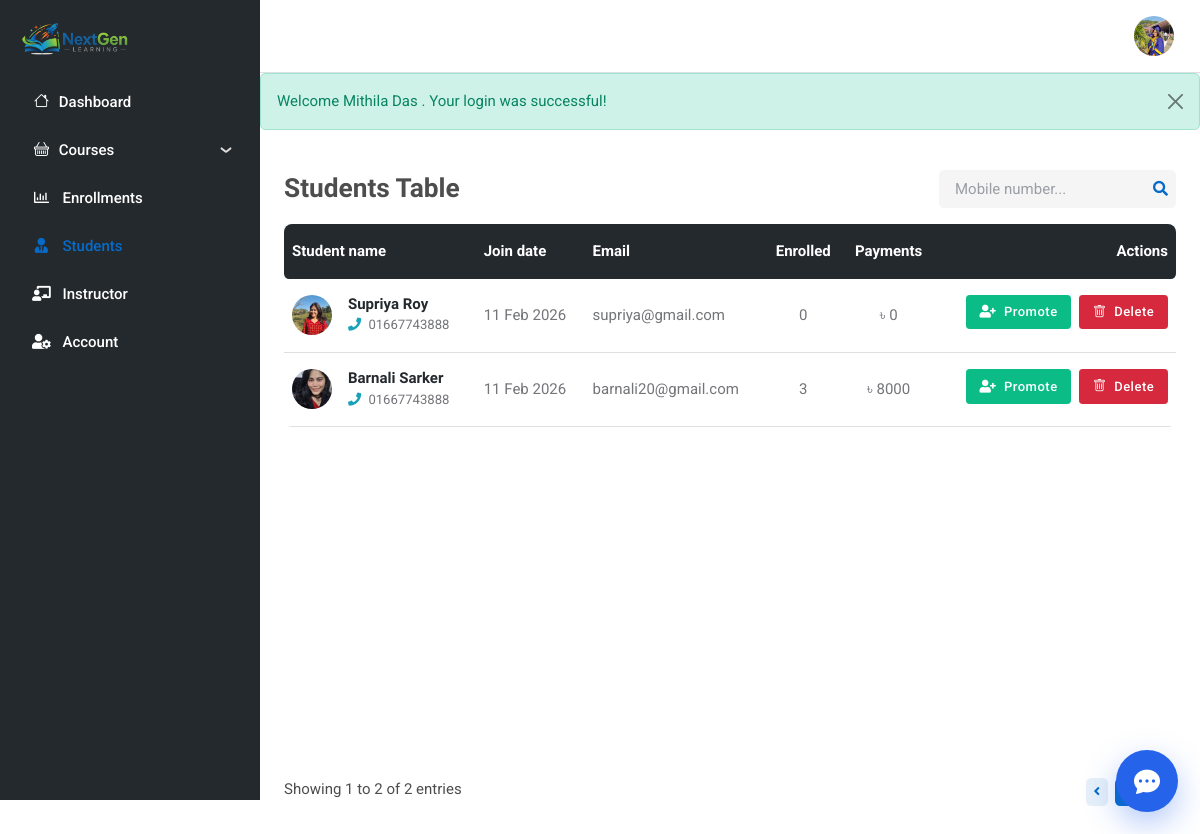
The app's page /admin/all_students.php?phone=01667743888 (signed in) with its own data.
### tables this page shows
CREATE TABLE `users` (
  `id` int(11) NOT NULL,
  `role` enum('student','admin','instructor') NOT NULL DEFAULT 'student',
  `first_name` varchar(255) NOT NULL,
  `last_name` varchar(255) NOT NULL,
  `phone` varchar(255) NOT NULL,
  `email` varchar(255) NOT NULL,
  `password` varchar(255) NOT NULL,
  `avatar` varchar(255) DEFAULT NULL,
  `created_at` datetime NOT NULL DEFAULT current_timestamp(),
  `updated_at` datetime NOT NULL DEFAULT current_timestamp()
);

### includes/helpers.php (called while the page is built, shortened)
<?php
function is_active_page($page_name, $query_key = null, $query_value = null)
{
    $current_page = basename($_SERVER['PHP_SELF']);
    if ($current_page == $page_name) {
        return 'active';
    }
    return '';
}
function format_date($date)
{
    $date_obj = new DateTime($date);
    return $date_obj->format('d M Y');
}
function isUser($role) {
    return $_SESSION['user_role'] == $role;
}

### includes/get_records.php (called while the page is built, shortened)
<?php
function get_records_by_conditions_with_pagination(
  $conn,
  $table_name,
  $conditions,
  $limit,
  $offset
) {
  $sql = "
    SELECT *
    FROM $table_name
    WHERE $conditions
    ORDER BY id DESC
    LIMIT $limit OFFSET $offset
  ";
  $results = [];
  if ($result = $conn->query($sql)) {
    while ($row = $result->fetch_assoc()) {
      $results[] = $row;
    }
  } else {
    $_SESSION['error_message'] = "Error: " . $conn->error;
  }
  $count_sql = "
    SELECT COUNT(*) AS total
    FROM $table_name
    WHERE $conditions
  ";
  $total_records = 0;
  if ($count_result = $conn->query($count_sql)) {
    $total_row = $count_result->fetch_assoc();
    $total_records = $total_row['total'];
  }
  return [
    'data'  => $results,
    'total' => $total_records
  ];
}

### includes/get_totals.php (called while the page is built, shortened)
<?php
function total_course_enrolled($conn, $user_id)
{
  $sql = "SELECT COUNT(*) AS count FROM enrollments WHERE user_id = $user_id AND status = 'success'";
  $result = mysqli_query($conn, $sql);
  $row = mysqli_fetch_assoc($result);
  return $row['count'] ?? 0;
}
function total_payment($conn, $user_id)
{
  $sql = "SELECT SUM(c.price) AS total_payment FROM enrollments e JOIN courses c ON e.course_id = c.id WHERE e.user_id = $user_id AND e.status = 'success'";
  $result = mysqli_query($conn, $sql);
  $row = mysqli_fetch_assoc($result);
  return $row['total_payment'] ?? 0;
}

### includes/get_user_by_id.php (called while the page is built, shortened)
<?php
function get_user($conn, $user_id)
{
    $stmt = $conn->prepare("SELECT * FROM users WHERE id = ?");
    $stmt->bind_param("s", $user_id);
    if (!$stmt->execute()) {
        echo "Error executing query: " . $stmt->error;
        return null;
    }
    $result = $stmt->get_result();
    if ($result->num_rows > 0) {
        $user = $result->fetch_assoc();
        return $user;
    } else {
        echo "No user found with the given email.";
        $stmt->close();
        return null;
    }
}
?>

### admin/all_students.php (the view, shortened to what this page needs)
<?php
include('../includes/db.php');
include('../includes/helpers.php');
include('../includes/get_records.php');
include('../includes/get_totals.php');
$limit = 10;
$page = isset($_GET['page']) ? (int)$_GET['page'] : 1;
$offset = ($page - 1) * $limit;
$conditions = "role = 'student'" . (isset($_GET['phone']) ? " AND phone LIKE '%" . $_GET['phone'] . "%'" : '');
$result = get_records_by_conditions_with_pagination($conn, 'users', $conditions, $limit, $offset);
$users = $result['data'];
?>
<div class="page-content-wrapper border-none shadow-none m-0">
  <div class="row mb-3">
    <div class="col-12 d-sm-flex justify-content-between align-items-center">
      <h4 class="mb-2 mb-sm-0">Students Table</h4>
      <div class="nav my-3 my-xl-0 flex-nowrap align-items-center">
        <div class="nav-item w-100">
          <form class="position-relative" action="<?= $_SERVER['PHP_SELF'] ?>" method="get">
            <input class="form-control pe-5 bg-secondary bg-opacity-10 border-0" name="phone" type="search" placeholder="Mobile number..." aria-label="Search">
            <button class="bg-transparent px-2 py-0 border-0 position-absolute top-50 end-0 translate-middle-y" type="submit"><i class="fas fa-search fs-6 text-primary"></i></button>
          </form>
        </div>
      </div>
    </div>
  </div>
  <div class="card-body">
    <div class="table-responsive border-0 rounded-3">
      <table class="table table-dark-gray align-middle p-4 mb-0 table-hover">
        <thead>
          <tr>
            <th scope="col" class="border-0 rounded-start">Student name</th>
            <th scope="col" class="border-0">Join date</th>
            <th scope="col" class="border-0">Email</th>
            <th scope="col" class="border-0 text-center">Enrolled</th>
            <th scope="col" class="border-0 text-center">Payments</th>
            <?php if(isUser('admin')): ?>
            <th scope="col" class="border-0 rounded-end text-end">Actions</th>
            <?php endif; ?>
          </tr>
        </thead>
        <tbody>
          <?php foreach ($users as $user) : ?>
            <tr>
              <td>
                <div class="d-flex align-items-center position-relative">
                  <div class="custom-avatar">
                    <img src="../uploads/img/users/<?= $user['avatar'] ? $user['avatar'] : 'blank.png' ?>" class="custom-avatar" alt="">
                  </div>
                  <div class="mb-0 ms-3">
                    <h6 class="mb-0">
                      <a href="#" class="stretched-link">
                        <?= $user['first_name'] ?>
                        <?= $user['last_name'] ?>
                      </a>
                    </h6>
                    <span class="text-body small">
                      <i class="fas fa-phone text-info me-1 mt-1"></i>
                      <?= $user['phone'] ?>
                    </span>
                  </div>
                </div>
              </td>
              <td><?= format_date($user['created_at']) ?></td>
              <td><?= $user['email'] ?></td>
              <td class="text-center"><?= total_course_enrolled($conn, $user['id']) ?></td>
              <td class="text-center">৳ <?= total_payment($conn, $user['id']) ?></td>
              <?php if(isUser('admin')): ?>
              <td class="text-end">
                <form method="POST" action="../includes/process_update_role.php" class="d-inline">
                  <button class="btn btn-success btn-sm me-1" type="submit">
                    <i class="fas fa-user-plus me-1"></i>
                    Promote
                  </button>
                </form>
                <form method="POST" action="../includes/process_delete_user.php" class="d-inline">
                  <button class="btn btn-danger btn-sm" type="submit"
                    onclick="return confirm('Are you sure you want to delete this user?');">
                    <i class="bi bi-trash me-1"></i>
                    Delete
                  </button>
                </form>
              </td>
              <?php endif ?>
            </tr>
          <?php endforeach; ?>
        </tbody>
      </table>
    </div>
  </div>
  <?php include('../components/pagination.php'); ?>
</div>
<?php
$content = ob_get_clean();
include('../layouts/admin.php');
?>

### layouts/admin.php (shortened to what this page needs)
<?php
include_once('../includes/db.php');
include_once('../includes/helpers.php');
include_once('../includes/get_user_by_id.php');
$user_id = $_SESSION['user_id'];
$user = get_user($conn, $user_id);
?>
<!DOCTYPE html>
<html lang="en">
<head>
    <link rel="stylesheet" type="text/css" href="../assets/vendor/font-awesome/css/all.min.css">
    <link rel="stylesheet" type="text/css" href="../assets/vendor/bootstrap-icons/bootstrap-icons.css">
    <link rel="stylesheet" type="text/css" href="../assets/vendor/choices/css/choices.min.css">
    <link rel="stylesheet" type="text/css" href="https://cdn.jsdelivr.net/npm/glightbox/dist/css/glightbox.min.css">
    <link rel="stylesheet" type="text/css" href="https://cdn.quilljs.com/1.3.7/quill.snow.css">
    <link rel="stylesheet" type="text/css" href="../assets/vendor/stepper/css/bs-stepper.min.css">
    <link rel="stylesheet" type="text/css" href="../assets/vendor/overlay-scrollbar/css/overlayscrollbars.min.css">
    <link rel="stylesheet" type="text/css" href="../assets/css/style.css">
</head>
<body>
    <main>
        <nav class="navbar sidebar navbar-expand-xl navbar-dark bg-dark">
            <div class="d-flex align-items-center">
                <?php $home_url = isUser('admin') ? '../admin/dashboard.php' : '../admin/all_courses.php' ?>
                <a class="navbar-brand d-flex align-items-center gap-2" href="<?= $home_url ?>">
                    <img class="navbar-brand-item" src="../assets/images/logo.png" alt="">
                </a>
            </div>
            <div class="offcanvas offcanvas-start flex-row custom-scrollbar h-100" data-bs-backdrop="true" tabindex="-1" id="offcanvasSidebar">
                <div class="offcanvas-body sidebar-content d-flex flex-column bg-dark">
                    <ul class="navbar-nav flex-column" id="navbar-sidebar">
                        <?php if(isUser('admin')): ?>
                        <li class="nav-item"><a href="dashboard.php" class="nav-link <?= is_active_page('dashboard.php') ?>">
                            <i class="bi bi-house fa-fw me-2"></i>Dashboard</a>
                        </li>
                        <?php endif; ?>
                        <li class="nav-item">
                            <a class="nav-link" data-bs-toggle="collapse" href="#collapsepage" role="button" aria-expanded="false" aria-controls="collapsepage">
                                <i class="bi bi-basket fa-fw me-2"></i>Courses
                            </a>
                        </li>
                        <?php if(isUser('admin')): ?>
                        <li class="nav-item">
                            <a href="enrollments.php" class="nav-link <?= is_active_page('enrollments.php') ?>">
                                <i class="far fa-chart-bar fa-fw me-2"></i>
                                Enrollments
                            </a>
                        </li>
                         <?php endif; ?>
                        <li class="nav-item">
                            <a href="all_students.php" class="nav-link <?= is_active_page('all_students.php') ?>">
                                <i class="fas fa-user-tie fa-fw me-2"></i>
                                Students
                            </a>
                        </li>
                        <li class="nav-item">
                            <a href="all_instructors.php" class="nav-link <?= is_active_page('all_instructors.php') ?>">
                                <i class="fas fa-chalkboard-teacher fa-fw me-2"></i>
                                Instructor
                            </a>
                        </li>
                        <li class="nav-item">
                            <a class="nav-link <?= is_active_page('profile.php') ?>" href="profile.php">
                                <i class="fas fa-user-cog fa-fw me-2"></i>
                                Account
                            </a>
                        </li>
                    </ul>
                </div>
            </div>
        </nav>
        <div class="page-content">
            <nav class="navbar top-bar navbar-light border-bottom shadow-none py-0 py-xl-3">
                <div class="container-fluid p-0">
                    <div class="d-flex align-items-center w-100">
                        <div class="ms-xl-auto">
                            <ul class="navbar-nav flex-row align-items-center">
                                <li class="nav-item ms-2 ms-md-3 dropdown">
                                    <a class="avatar avatar-sm p-0" href="#" id="profileDropdown" role="button" data-bs-auto-close="outside" data-bs-display="static" data-bs-toggle="dropdown" aria-expanded="false">
                                        <?php if ($user['avatar']) { ?>
                                            <img class="avatar-img rounded-circle" src="../uploads/img/users/<?php echo $user['avatar']; ?>" alt="avatar">
                                        <?php } else { ?>
                                            <img class="avatar-img rounded-circle" src="../assets/images/avatar/empty-profile.png" alt="avatar">
                                        <?php } ?>
                                    </a>
                                </li>
                            </ul>
                        </div>
                    </div>
                </div>
            </nav>
            <?php
            if (!empty($_SESSION['error_message']) || !empty($_SESSION['success_message'])) {
                $isError = !empty($_SESSION['error_message']);
                $alertType = $isError ? 'warning' : 'success';
                $message = $isError ? $_SESSION['error_message'] : $_SESSION['success_message'];
                ?>
                <div class="alert alert-<?= $alertType ?> alert-dismissible fade show" role="alert">
                    <?= htmlspecialchars($message) ?>
                    <button type="button" class="btn-close" data-bs-dismiss="alert" aria-label="Close"></button>
                </div>
            <?php
            }
            ?>
            <div>
                <?php echo $content; ?>
            </div>
        </div>
    </main>
    <?php if (empty($hide_default_chatbot)) { $ngChatBasePath = '../'; include '../chatbot/widget.php'; } ?>
</body>
</html>

### records on screen
users: avatar (picture)
users: avatar (picture), first_name "Supriya", last_name "Roy", phone "01667743888", created_at "11 Feb 2026", email "supriya@gmail.com", id "0"
users: avatar (picture), first_name "Barnali", last_name "Sarker", phone "01667743888", created_at "11 Feb 2026", email "barnali20@gmail.com", id "3", id "8000"

### other values on screen
$message "Welcome Mithila Das . Your login was successful!"
$start_record "1"
$end_record "2"
$total_records "2"
